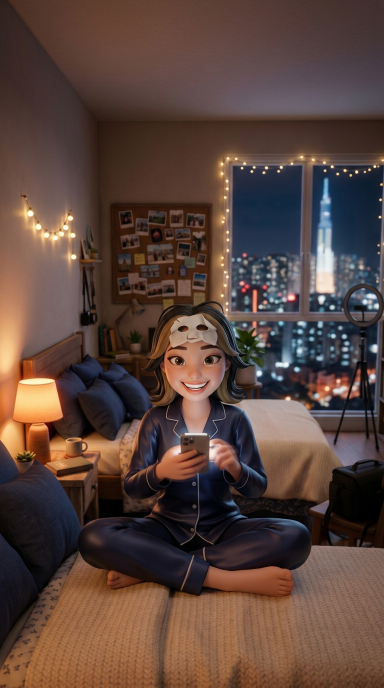
#> input picture projects/snap-saigon-drop/pi_job/v4set/h5b.png, 768 x 1376 px, given in place of s01.png, which was not available (shown at 1/2 size)
$ python make_v4_overlays.py
#> lines starting #> are read from the running program, lines starting #| are printed output that depends on the picture
from PIL import Image,ImageDraw,ImageFont,ImageOps
W,H=540,960;FB="/usr/share/fonts/opentype/inter/Inter-Bold.otf";FR="/usr/share/fonts/opentype/inter/Inter-Medium.otf"
def F(s,b=True):return ImageFont.truetype(FB if b else FR,s)
V="../v4set/"
def load(n):return Image.open(V+n+".png").convert("RGB").resize((W,H),Image.LANCZOS)
#> called with n = 's01'
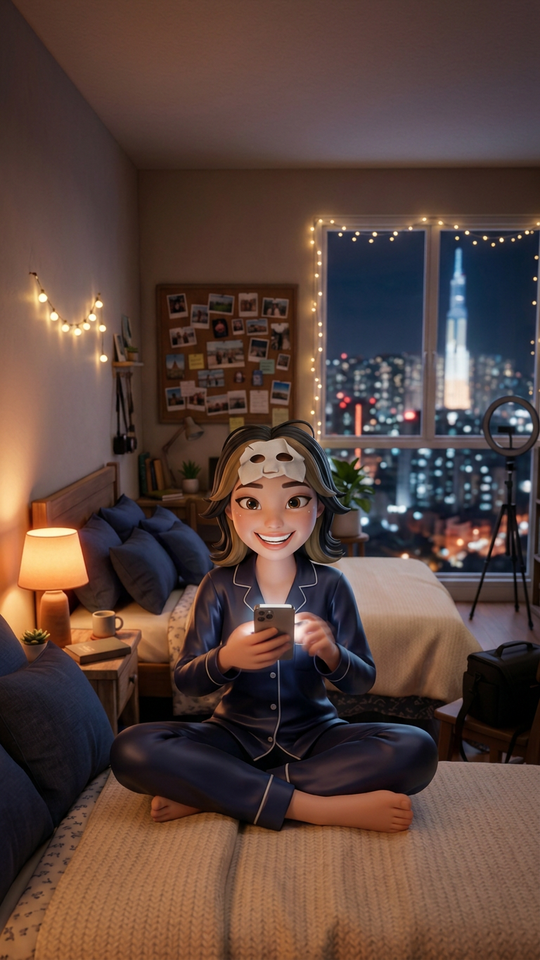
#> returned value: PIL image 540x960 RGB; mean R, G, B 89.8, 67.8, 60.4
for a,b in[("s01","v4_h1"),("s02","v4_h2"),("s03r","v4_h3"),("s05r","v4_h5"),("s06r","v4_h6"),("s07","v4_h7")]:load(a).save(f"img/{b}.jpg",quality=86)
#> pass 2 of the loop `for a,b in[("s01","v4_h1"),("s02","v4_h2"),("s03r","v4_h3"),("s05r","v..`:
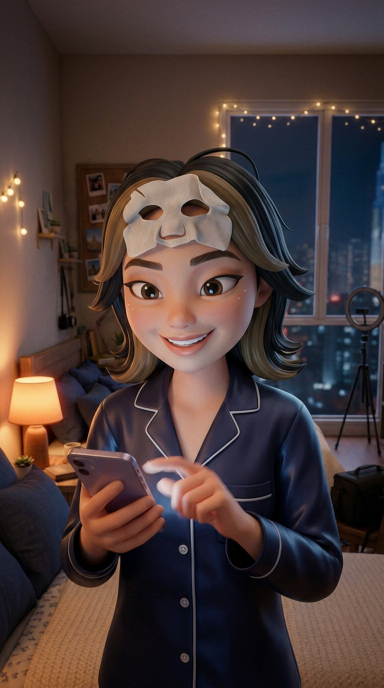
#> input picture projects/snap-saigon-drop/pi_job/v4set/h5c.png, 768 x 1376 px, given in place of s02.png, which was not available (shown at 1/2 size)
#> in load (call 2), `def load(n):return Image.open(V+n+".png").convert("RGB").resize((W,H),..`:
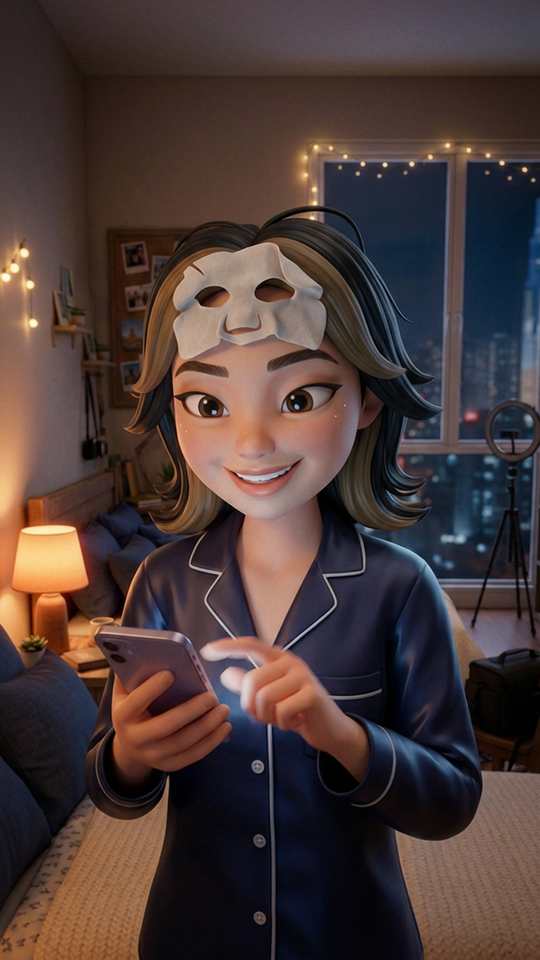
#> returned value: PIL image 540x960 RGB; mean R, G, B 74.7, 58.4, 56.1
#> (the run stopped early here; a loop or call above may not have finished)
